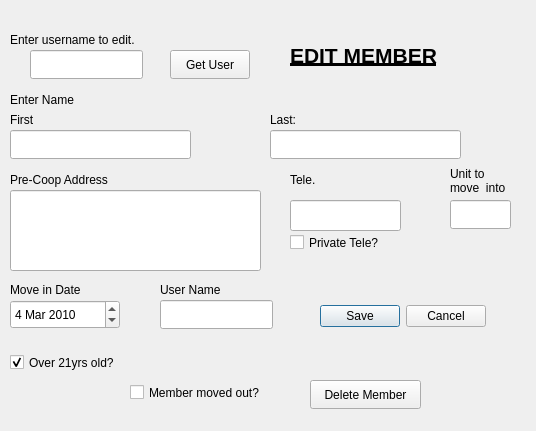
<ui version="4.0" >
 <class>EditUser</class>
 <widget class="QWidget" name="EditUser" >
  <property name="windowModality" >
   <enum>Qt::WindowModal</enum>
  </property>
  <property name="geometry" >
   <rect>
    <x>0</x>
    <y>0</y>
    <width>536</width>
    <height>431</height>
   </rect>
  </property>
  <property name="windowTitle" >
   <string>Form</string>
  </property>
  <widget class="QLineEdit" name="userName" >
   <property name="geometry" >
    <rect>
     <x>160</x>
     <y>300</y>
     <width>113</width>
     <height>29</height>
    </rect>
   </property>
  </widget>
  <widget class="QLineEdit" name="unit" >
   <property name="geometry" >
    <rect>
     <x>450</x>
     <y>200</y>
     <width>61</width>
     <height>29</height>
    </rect>
   </property>
  </widget>
  <widget class="QLineEdit" name="pastAddress" >
   <property name="geometry" >
    <rect>
     <x>10</x>
     <y>190</y>
     <width>251</width>
     <height>81</height>
    </rect>
   </property>
  </widget>
  <widget class="QLabel" name="label_3" >
   <property name="geometry" >
    <rect>
     <x>10</x>
     <y>90</y>
     <width>81</width>
     <height>19</height>
    </rect>
   </property>
   <property name="text" >
    <string>Enter Name</string>
   </property>
  </widget>
  <widget class="QLabel" name="label_7" >
   <property name="geometry" >
    <rect>
     <x>10</x>
     <y>280</y>
     <width>91</width>
     <height>19</height>
    </rect>
   </property>
   <property name="text" >
    <string>Move in Date</string>
   </property>
  </widget>
  <widget class="QLabel" name="label_10" >
   <property name="geometry" >
    <rect>
     <x>290</x>
     <y>40</y>
     <width>191</width>
     <height>31</height>
    </rect>
   </property>
   <property name="minimumSize" >
    <size>
     <width>191</width>
     <height>0</height>
    </size>
   </property>
   <property name="font" >
    <font>
     <pointsize>15</pointsize>
     <weight>75</weight>
     <bold>true</bold>
     <underline>true</underline>
    </font>
   </property>
   <property name="text" >
    <string>&lt;!DOCTYPE HTML PUBLIC "-//W3C//DTD HTML 4.0//EN" "http://www.w3.org/TR/REC-html40/strict.dtd">
&lt;html>&lt;head>&lt;meta name="qrichtext" content="1" />&lt;style type="text/css">
p, li { white-space: pre-wrap; }
&lt;/style>&lt;/head>&lt;body style=" font-family:'Sans Serif'; font-size:15pt; font-weight:600; font-style:normal;">
&lt;p style=" margin-top:0px; margin-bottom:0px; margin-left:0px; margin-right:0px; -qt-block-indent:0; text-indent:0px;">&lt;span style=" font-size:16pt;">EDIT MEMBER&lt;/span>&lt;/p>&lt;/body>&lt;/html></string>
   </property>
  </widget>
  <widget class="QLabel" name="label_8" >
   <property name="geometry" >
    <rect>
     <x>160</x>
     <y>280</y>
     <width>81</width>
     <height>19</height>
    </rect>
   </property>
   <property name="text" >
    <string>User Name</string>
   </property>
  </widget>
  <widget class="QDialogButtonBox" name="saveCancel" >
   <property name="geometry" >
    <rect>
     <x>320</x>
     <y>300</y>
     <width>166</width>
     <height>32</height>
    </rect>
   </property>
   <property name="standardButtons" >
    <set>QDialogButtonBox::Cancel|QDialogButtonBox::Save</set>
   </property>
  </widget>
  <widget class="QLabel" name="label" >
   <property name="geometry" >
    <rect>
     <x>10</x>
     <y>110</y>
     <width>61</width>
     <height>19</height>
    </rect>
   </property>
   <property name="text" >
    <string>First</string>
   </property>
  </widget>
  <widget class="QLabel" name="label_6" >
   <property name="geometry" >
    <rect>
     <x>290</x>
     <y>170</y>
     <width>61</width>
     <height>19</height>
    </rect>
   </property>
   <property name="text" >
    <string>Tele. </string>
   </property>
  </widget>
  <widget class="QLabel" name="label_4" >
   <property name="geometry" >
    <rect>
     <x>10</x>
     <y>170</y>
     <width>121</width>
     <height>19</height>
    </rect>
   </property>
   <property name="text" >
    <string>Pre-Coop Address</string>
   </property>
  </widget>
  <widget class="QLineEdit" name="lastName" >
   <property name="geometry" >
    <rect>
     <x>270</x>
     <y>130</y>
     <width>191</width>
     <height>29</height>
    </rect>
   </property>
  </widget>
  <widget class="QCheckBox" name="privateTele" >
   <property name="geometry" >
    <rect>
     <x>290</x>
     <y>230</y>
     <width>121</width>
     <height>25</height>
    </rect>
   </property>
   <property name="text" >
    <string>Private Tele?</string>
   </property>
  </widget>
  <widget class="QLineEdit" name="telephone" >
   <property name="geometry" >
    <rect>
     <x>290</x>
     <y>200</y>
     <width>111</width>
     <height>31</height>
    </rect>
   </property>
   <property name="inputMask" >
    <string>DDDDDDDDDD; </string>
   </property>
   <property name="maxLength" >
    <number>10</number>
   </property>
  </widget>
  <widget class="QDateEdit" name="moveInDate" >
   <property name="geometry" >
    <rect>
     <x>10</x>
     <y>300</y>
     <width>110</width>
     <height>29</height>
    </rect>
   </property>
   <property name="buttonSymbols" >
    <enum>QAbstractSpinBox::UpDownArrows</enum>
   </property>
   <property name="date" >
    <date>
     <year>2010</year>
     <month>3</month>
     <day>4</day>
    </date>
   </property>
  </widget>
  <widget class="QLineEdit" name="firstName" >
   <property name="geometry" >
    <rect>
     <x>10</x>
     <y>130</y>
     <width>181</width>
     <height>29</height>
    </rect>
   </property>
   <property name="text" >
    <string/>
   </property>
  </widget>
  <widget class="QCheckBox" name="over21" >
   <property name="geometry" >
    <rect>
     <x>10</x>
     <y>350</y>
     <width>131</width>
     <height>25</height>
    </rect>
   </property>
   <property name="text" >
    <string>Over 21yrs old?</string>
   </property>
   <property name="checked" >
    <bool>true</bool>
   </property>
  </widget>
  <widget class="QLabel" name="label_2" >
   <property name="geometry" >
    <rect>
     <x>270</x>
     <y>110</y>
     <width>61</width>
     <height>19</height>
    </rect>
   </property>
   <property name="text" >
    <string>Last:</string>
   </property>
  </widget>
  <widget class="QLabel" name="label_5" >
   <property name="geometry" >
    <rect>
     <x>450</x>
     <y>160</y>
     <width>71</width>
     <height>41</height>
    </rect>
   </property>
   <property name="text" >
    <string>Unit to 
move  into</string>
   </property>
  </widget>
  <widget class="QCheckBox" name="movedOut" >
   <property name="geometry" >
    <rect>
     <x>130</x>
     <y>380</y>
     <width>161</width>
     <height>25</height>
    </rect>
   </property>
   <property name="text" >
    <string>Member moved out?</string>
   </property>
  </widget>
  <widget class="QPushButton" name="deleteUser" >
   <property name="geometry" >
    <rect>
     <x>310</x>
     <y>380</y>
     <width>111</width>
     <height>29</height>
    </rect>
   </property>
   <property name="text" >
    <string>Delete Member</string>
   </property>
  </widget>
  <widget class="QPushButton" name="getUser" >
   <property name="geometry" >
    <rect>
     <x>170</x>
     <y>50</y>
     <width>80</width>
     <height>29</height>
    </rect>
   </property>
   <property name="text" >
    <string>Get User</string>
   </property>
  </widget>
  <widget class="QLineEdit" name="userEdit" >
   <property name="geometry" >
    <rect>
     <x>30</x>
     <y>50</y>
     <width>113</width>
     <height>29</height>
    </rect>
   </property>
  </widget>
  <widget class="QLabel" name="label_9" >
   <property name="geometry" >
    <rect>
     <x>10</x>
     <y>30</y>
     <width>171</width>
     <height>19</height>
    </rect>
   </property>
   <property name="text" >
    <string>Enter username to edit.</string>
   </property>
  </widget>
 </widget>
 <resources/>
 <connections/>
</ui>
